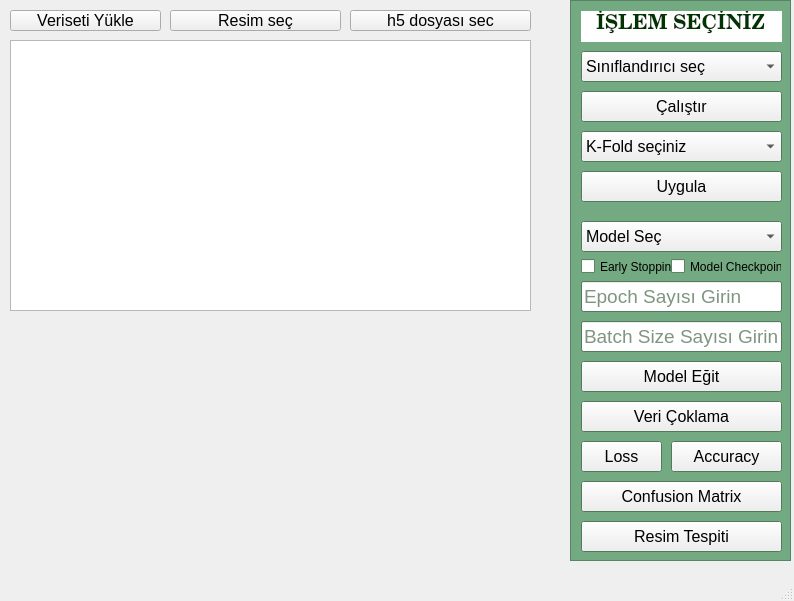
<?xml version="1.0" encoding="UTF-8"?>
<ui version="4.0">
 <class>MainWindow</class>
 <widget class="QMainWindow" name="MainWindow">
  <property name="geometry">
   <rect>
    <x>0</x>
    <y>0</y>
    <width>794</width>
    <height>601</height>
   </rect>
  </property>
  <property name="windowTitle">
   <string>MainWindow</string>
  </property>
  <widget class="QWidget" name="centralwidget">
   <widget class="QScrollArea" name="scrollArea">
    <property name="enabled">
     <bool>true</bool>
    </property>
    <property name="geometry">
     <rect>
      <x>570</x>
      <y>0</y>
      <width>221</width>
      <height>561</height>
     </rect>
    </property>
    <property name="palette">
     <palette>
      <active>
       <colorrole role="Text">
        <brush brushstyle="SolidPattern">
         <color alpha="255">
          <red>0</red>
          <green>44</green>
          <blue>0</blue>
         </color>
        </brush>
       </colorrole>
       <colorrole role="Base">
        <brush brushstyle="SolidPattern">
         <color alpha="255">
          <red>255</red>
          <green>255</green>
          <blue>255</blue>
         </color>
        </brush>
       </colorrole>
       <colorrole role="Window">
        <brush brushstyle="SolidPattern">
         <color alpha="255">
          <red>116</red>
          <green>170</green>
          <blue>130</blue>
         </color>
        </brush>
       </colorrole>
      </active>
      <inactive>
       <colorrole role="Text">
        <brush brushstyle="SolidPattern">
         <color alpha="255">
          <red>0</red>
          <green>44</green>
          <blue>0</blue>
         </color>
        </brush>
       </colorrole>
       <colorrole role="Base">
        <brush brushstyle="SolidPattern">
         <color alpha="255">
          <red>255</red>
          <green>255</green>
          <blue>255</blue>
         </color>
        </brush>
       </colorrole>
       <colorrole role="Window">
        <brush brushstyle="SolidPattern">
         <color alpha="255">
          <red>116</red>
          <green>170</green>
          <blue>130</blue>
         </color>
        </brush>
       </colorrole>
      </inactive>
      <disabled>
       <colorrole role="Text">
        <brush brushstyle="SolidPattern">
         <color alpha="255">
          <red>120</red>
          <green>120</green>
          <blue>120</blue>
         </color>
        </brush>
       </colorrole>
       <colorrole role="Base">
        <brush brushstyle="SolidPattern">
         <color alpha="255">
          <red>116</red>
          <green>170</green>
          <blue>130</blue>
         </color>
        </brush>
       </colorrole>
       <colorrole role="Window">
        <brush brushstyle="SolidPattern">
         <color alpha="255">
          <red>116</red>
          <green>170</green>
          <blue>130</blue>
         </color>
        </brush>
       </colorrole>
      </disabled>
     </palette>
    </property>
    <property name="mouseTracking">
     <bool>false</bool>
    </property>
    <property name="tabletTracking">
     <bool>false</bool>
    </property>
    <property name="widgetResizable">
     <bool>true</bool>
    </property>
    <property name="alignment">
     <set>Qt::AlignRight|Qt::AlignTop|Qt::AlignTrailing</set>
    </property>
    <widget class="QWidget" name="scrollAreaWidgetContents">
     <property name="geometry">
      <rect>
       <x>0</x>
       <y>0</y>
       <width>219</width>
       <height>559</height>
      </rect>
     </property>
     <widget class="QLineEdit" name="lineEdit">
      <property name="geometry">
       <rect>
        <x>10</x>
        <y>10</y>
        <width>201</width>
        <height>31</height>
       </rect>
      </property>
      <property name="palette">
       <palette>
        <active>
         <colorrole role="Text">
          <brush brushstyle="SolidPattern">
           <color alpha="255">
            <red>0</red>
            <green>53</green>
            <blue>0</blue>
           </color>
          </brush>
         </colorrole>
        </active>
        <inactive>
         <colorrole role="Text">
          <brush brushstyle="SolidPattern">
           <color alpha="255">
            <red>0</red>
            <green>53</green>
            <blue>0</blue>
           </color>
          </brush>
         </colorrole>
        </inactive>
        <disabled>
         <colorrole role="Text">
          <brush brushstyle="SolidPattern">
           <color alpha="255">
            <red>120</red>
            <green>120</green>
            <blue>120</blue>
           </color>
          </brush>
         </colorrole>
        </disabled>
       </palette>
      </property>
      <property name="font">
       <font>
        <family>Century</family>
        <pointsize>15</pointsize>
        <weight>75</weight>
        <italic>false</italic>
        <bold>true</bold>
       </font>
      </property>
      <property name="text">
       <string>İŞLEM SEÇİNİZ</string>
      </property>
      <property name="frame">
       <bool>false</bool>
      </property>
      <property name="alignment">
       <set>Qt::AlignCenter</set>
      </property>
      <property name="readOnly">
       <bool>true</bool>
      </property>
     </widget>
     <widget class="QPushButton" name="buttonAccuracy">
      <property name="geometry">
       <rect>
        <x>100</x>
        <y>440</y>
        <width>111</width>
        <height>31</height>
       </rect>
      </property>
      <property name="font">
       <font>
        <pointsize>12</pointsize>
        <weight>50</weight>
        <bold>false</bold>
       </font>
      </property>
      <property name="layoutDirection">
       <enum>Qt::LeftToRight</enum>
      </property>
      <property name="text">
       <string>Accuracy</string>
      </property>
     </widget>
     <widget class="QPushButton" name="buttonLoss">
      <property name="geometry">
       <rect>
        <x>10</x>
        <y>440</y>
        <width>81</width>
        <height>31</height>
       </rect>
      </property>
      <property name="font">
       <font>
        <pointsize>12</pointsize>
        <weight>50</weight>
        <bold>false</bold>
       </font>
      </property>
      <property name="layoutDirection">
       <enum>Qt::LeftToRight</enum>
      </property>
      <property name="text">
       <string>Loss</string>
      </property>
     </widget>
     <widget class="QComboBox" name="comboBoxSinif">
      <property name="geometry">
       <rect>
        <x>10</x>
        <y>50</y>
        <width>201</width>
        <height>31</height>
       </rect>
      </property>
      <property name="font">
       <font>
        <pointsize>12</pointsize>
       </font>
      </property>
      <property name="currentText">
       <string>Sınıflandırıcı seç</string>
      </property>
      <item>
       <property name="text">
        <string>Sınıflandırıcı seç</string>
       </property>
      </item>
      <item>
       <property name="text">
        <string>K-Neighbours</string>
       </property>
      </item>
      <item>
       <property name="text">
        <string>Logistic Regression</string>
       </property>
      </item>
      <item>
       <property name="text">
        <string>SVM</string>
       </property>
      </item>
     </widget>
     <widget class="QComboBox" name="comboBoxModelSec">
      <property name="geometry">
       <rect>
        <x>10</x>
        <y>220</y>
        <width>201</width>
        <height>31</height>
       </rect>
      </property>
      <property name="font">
       <font>
        <pointsize>12</pointsize>
       </font>
      </property>
      <property name="currentText">
       <string>Model Seç</string>
      </property>
      <item>
       <property name="text">
        <string>Model Seç</string>
       </property>
      </item>
      <item>
       <property name="text">
        <string>ResnetB4</string>
       </property>
      </item>
      <item>
       <property name="text">
        <string>EfficientNetB5</string>
       </property>
      </item>
      <item>
       <property name="text">
        <string>VGG16</string>
       </property>
      </item>
      <item>
       <property name="text">
        <string>Our Model</string>
       </property>
      </item>
     </widget>
     <widget class="QComboBox" name="comboBoxKFold">
      <property name="geometry">
       <rect>
        <x>10</x>
        <y>130</y>
        <width>201</width>
        <height>31</height>
       </rect>
      </property>
      <property name="font">
       <font>
        <pointsize>12</pointsize>
       </font>
      </property>
      <property name="currentText">
       <string>K-Fold seçiniz</string>
      </property>
      <item>
       <property name="text">
        <string>K-Fold seçiniz</string>
       </property>
      </item>
      <item>
       <property name="text">
        <string>3</string>
       </property>
      </item>
      <item>
       <property name="text">
        <string>5</string>
       </property>
      </item>
      <item>
       <property name="text">
        <string>10</string>
       </property>
      </item>
     </widget>
     <widget class="QPushButton" name="buttonSinifCalistir">
      <property name="geometry">
       <rect>
        <x>10</x>
        <y>90</y>
        <width>201</width>
        <height>31</height>
       </rect>
      </property>
      <property name="font">
       <font>
        <pointsize>12</pointsize>
        <weight>50</weight>
        <bold>false</bold>
       </font>
      </property>
      <property name="layoutDirection">
       <enum>Qt::LeftToRight</enum>
      </property>
      <property name="text">
       <string>Çalıştır</string>
      </property>
     </widget>
     <widget class="QPushButton" name="buttonModelEgit">
      <property name="geometry">
       <rect>
        <x>10</x>
        <y>360</y>
        <width>201</width>
        <height>31</height>
       </rect>
      </property>
      <property name="font">
       <font>
        <pointsize>12</pointsize>
        <weight>50</weight>
        <bold>false</bold>
       </font>
      </property>
      <property name="layoutDirection">
       <enum>Qt::LeftToRight</enum>
      </property>
      <property name="text">
       <string>Model Eğit</string>
      </property>
     </widget>
     <widget class="QPushButton" name="buttonKFoldUygula">
      <property name="geometry">
       <rect>
        <x>10</x>
        <y>170</y>
        <width>201</width>
        <height>31</height>
       </rect>
      </property>
      <property name="font">
       <font>
        <pointsize>12</pointsize>
        <weight>50</weight>
        <bold>false</bold>
       </font>
      </property>
      <property name="layoutDirection">
       <enum>Qt::LeftToRight</enum>
      </property>
      <property name="text">
       <string>Uygula</string>
      </property>
     </widget>
     <widget class="QPushButton" name="buttonVeriCokla">
      <property name="geometry">
       <rect>
        <x>10</x>
        <y>400</y>
        <width>201</width>
        <height>31</height>
       </rect>
      </property>
      <property name="font">
       <font>
        <pointsize>12</pointsize>
        <weight>50</weight>
        <bold>false</bold>
       </font>
      </property>
      <property name="layoutDirection">
       <enum>Qt::LeftToRight</enum>
      </property>
      <property name="text">
       <string>Veri Çoklama</string>
      </property>
     </widget>
     <widget class="QCheckBox" name="cbEarlyStopping">
      <property name="geometry">
       <rect>
        <x>10</x>
        <y>250</y>
        <width>91</width>
        <height>31</height>
       </rect>
      </property>
      <property name="text">
       <string>Early Stopping</string>
      </property>
     </widget>
     <widget class="QCheckBox" name="cbModelCheckpoint">
      <property name="geometry">
       <rect>
        <x>100</x>
        <y>250</y>
        <width>111</width>
        <height>31</height>
       </rect>
      </property>
      <property name="text">
       <string>Model Checkpoint</string>
      </property>
     </widget>
     <widget class="QLineEdit" name="txtEpochSayisi">
      <property name="geometry">
       <rect>
        <x>10</x>
        <y>280</y>
        <width>201</width>
        <height>31</height>
       </rect>
      </property>
      <property name="font">
       <font>
        <family>Nirmala UI</family>
        <pointsize>14</pointsize>
       </font>
      </property>
      <property name="inputMask">
       <string/>
      </property>
      <property name="text">
       <string/>
      </property>
      <property name="placeholderText">
       <string>Epoch Sayısı Girin</string>
      </property>
     </widget>
     <widget class="QLineEdit" name="txtBatchSize">
      <property name="geometry">
       <rect>
        <x>10</x>
        <y>320</y>
        <width>201</width>
        <height>31</height>
       </rect>
      </property>
      <property name="font">
       <font>
        <family>Nirmala UI</family>
        <pointsize>14</pointsize>
       </font>
      </property>
      <property name="inputMask">
       <string/>
      </property>
      <property name="text">
       <string/>
      </property>
      <property name="placeholderText">
       <string>Batch Size Sayısı Girin</string>
      </property>
     </widget>
     <widget class="QPushButton" name="btnTespit">
      <property name="geometry">
       <rect>
        <x>10</x>
        <y>520</y>
        <width>201</width>
        <height>31</height>
       </rect>
      </property>
      <property name="font">
       <font>
        <pointsize>12</pointsize>
        <weight>50</weight>
        <bold>false</bold>
       </font>
      </property>
      <property name="layoutDirection">
       <enum>Qt::LeftToRight</enum>
      </property>
      <property name="text">
       <string>Resim Tespiti</string>
      </property>
     </widget>
     <widget class="QPushButton" name="buttonCM">
      <property name="geometry">
       <rect>
        <x>10</x>
        <y>480</y>
        <width>201</width>
        <height>31</height>
       </rect>
      </property>
      <property name="font">
       <font>
        <pointsize>12</pointsize>
        <weight>50</weight>
        <bold>false</bold>
       </font>
      </property>
      <property name="layoutDirection">
       <enum>Qt::LeftToRight</enum>
      </property>
      <property name="text">
       <string>Confusion Matrix</string>
      </property>
     </widget>
    </widget>
   </widget>
   <widget class="QPushButton" name="Veriseti_Yukle">
    <property name="geometry">
     <rect>
      <x>10</x>
      <y>10</y>
      <width>151</width>
      <height>21</height>
     </rect>
    </property>
    <property name="font">
     <font>
      <pointsize>12</pointsize>
      <weight>50</weight>
      <bold>false</bold>
     </font>
    </property>
    <property name="layoutDirection">
     <enum>Qt::LeftToRight</enum>
    </property>
    <property name="text">
     <string>Veriseti Yükle</string>
    </property>
   </widget>
   <widget class="QPushButton" name="ResimSec">
    <property name="geometry">
     <rect>
      <x>170</x>
      <y>10</y>
      <width>171</width>
      <height>21</height>
     </rect>
    </property>
    <property name="font">
     <font>
      <pointsize>12</pointsize>
      <weight>50</weight>
      <bold>false</bold>
     </font>
    </property>
    <property name="layoutDirection">
     <enum>Qt::LeftToRight</enum>
    </property>
    <property name="text">
     <string>Resim seç</string>
    </property>
   </widget>
   <widget class="QPushButton" name="h5Sec">
    <property name="geometry">
     <rect>
      <x>350</x>
      <y>10</y>
      <width>181</width>
      <height>21</height>
     </rect>
    </property>
    <property name="font">
     <font>
      <pointsize>12</pointsize>
      <weight>50</weight>
      <bold>false</bold>
     </font>
    </property>
    <property name="layoutDirection">
     <enum>Qt::LeftToRight</enum>
    </property>
    <property name="text">
     <string>h5 dosyası sec</string>
    </property>
   </widget>
   <widget class="QListWidget" name="listWidget">
    <property name="geometry">
     <rect>
      <x>10</x>
      <y>40</y>
      <width>521</width>
      <height>271</height>
     </rect>
    </property>
   </widget>
   <widget class="QLabel" name="imageBox">
    <property name="geometry">
     <rect>
      <x>30</x>
      <y>320</y>
      <width>251</width>
      <height>181</height>
     </rect>
    </property>
    <property name="text">
     <string/>
    </property>
    <property name="scaledContents">
     <bool>true</bool>
    </property>
   </widget>
  </widget>
  <widget class="QMenuBar" name="menubar">
   <property name="geometry">
    <rect>
     <x>0</x>
     <y>0</y>
     <width>794</width>
     <height>21</height>
    </rect>
   </property>
  </widget>
  <widget class="QStatusBar" name="statusbar"/>
 </widget>
 <resources/>
 <connections/>
</ui>
